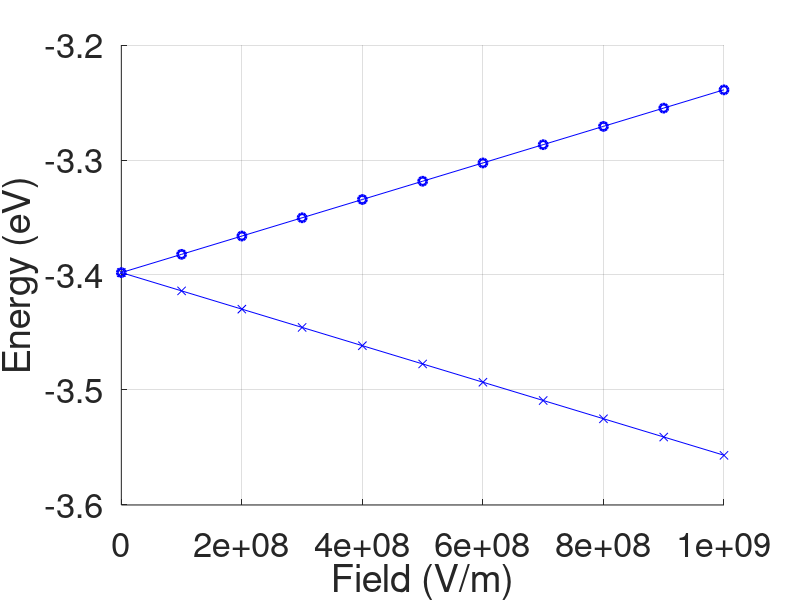

MATLAB code for this plot:
clear all
close all

% Constants (all MKS, except energy which is in eV)
hbar = 1.055e-34;
m = 9.110e-31;
epsil = 8.854e-12;
q = 1.602e-19;
a0 = 4*pi*epsil*hbar*hbar/(m*q*q);
E0 = q/(8*pi*epsil*a0);
F = linspace(0,1e9,11);
A = (a0*128*sqrt(2)/243)*F;
B = (-3*a0)*F;

for kF = 1:11
    M = [-E0 0 A(kF);
         0 -E0/4 B(kF);
         A(kF) B(kF) -E0/4];
    [V,D] = eig(M);
    D = diag(D);
    [DD,ind] = sort(D);
    E1(kF) = D(ind(1));
    E2(kF) = D(ind(2));
    E3(kF) = D(ind(3));
end

% perturbation theory results
E1s = -E0-((A.^2)/(3*E0/4));
E2s = -(E0/4)+B;
E2p = -(E0/4)-B;

hold on

h=plot(F, E2, 'b');% Fig.3.4.2
h=plot(F, E3, 'b');% Fig.3.4.2
h=plot(F, E2s, 'bx');% Fig.3.4.2
h=plot(F, E2p, 'bo');% Fig.3.4.2

set(h,'linewidth',[2.0])
set(gca,'Fontsize',[25])
grid on
xlabel('Field (V/m)');
ylabel('Energy (eV)');
%axis([0 2e-8 0 1e9]);
